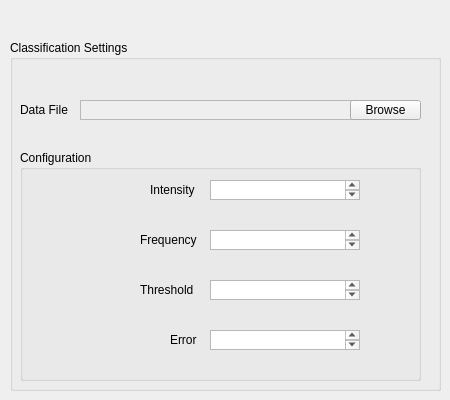
    <widget class="QWidget" name="classificationPage">
     <widget class="QGroupBox" name="ceGroupBox">
      <property name="geometry">
       <rect>
        <x>10</x>
        <y>40</y>
        <width>431</width>
        <height>351</height>
       </rect>
      </property>
      <property name="title">
       <string>Classification Settings</string>
      </property>
      <widget class="QLabel" name="dataLabel">
       <property name="geometry">
        <rect>
         <x>10</x>
         <y>60</y>
         <width>57</width>
         <height>20</height>
        </rect>
       </property>
       <property name="toolTip">
        <string>&lt;!DOCTYPE HTML PUBLIC &quot;-//W3C//DTD HTML 4.0//EN&quot; &quot;http://www.w3.org/TR/REC-html40/strict.dtd&quot;&gt;
&lt;html&gt;&lt;head&gt;&lt;meta name=&quot;qrichtext&quot; content=&quot;1&quot; /&gt;&lt;style type=&quot;text/css&quot;&gt;
p, li { white-space: pre-wrap; }
&lt;/style&gt;&lt;/head&gt;&lt;body style=&quot; font-family:'Sans Serif'; font-size:9pt; font-weight:400; font-style:normal;&quot;&gt;
&lt;table border=&quot;0&quot; style=&quot;-qt-table-type: root; margin-top:4px; margin-bottom:4px; margin-left:4px; margin-right:4px;&quot;&gt;
&lt;tr&gt;
&lt;td style=&quot;border: none;&quot;&gt;
&lt;p align=&quot;center&quot; style=&quot; margin-top:0px; margin-bottom:0px; margin-left:0px; margin-right:0px; -qt-block-indent:0; text-indent:0px;&quot;&gt;The Data File to read and write to when classifying suspects or training Nova.&lt;/p&gt;&lt;/td&gt;&lt;/tr&gt;&lt;/table&gt;&lt;/body&gt;&lt;/html&gt;</string>
       </property>
       <property name="text">
        <string>Data File</string>
       </property>
      </widget>
      <widget class="QGroupBox" name="ceConfigGroupBox">
       <property name="geometry">
        <rect>
         <x>10</x>
         <y>110</y>
         <width>401</width>
         <height>231</height>
        </rect>
       </property>
       <property name="title">
        <string>Configuration</string>
       </property>
       <widget class="QLabel" name="ceIntensityLabel">
        <property name="geometry">
         <rect>
          <x>130</x>
          <y>30</y>
          <width>60</width>
          <height>20</height>
         </rect>
        </property>
        <property name="toolTip">
         <string>&lt;!DOCTYPE HTML PUBLIC &quot;-//W3C//DTD HTML 4.0//EN&quot; &quot;http://www.w3.org/TR/REC-html40/strict.dtd&quot;&gt;
&lt;html&gt;&lt;head&gt;&lt;meta name=&quot;qrichtext&quot; content=&quot;1&quot; /&gt;&lt;style type=&quot;text/css&quot;&gt;
p, li { white-space: pre-wrap; }
&lt;/style&gt;&lt;/head&gt;&lt;body style=&quot; font-family:'Sans Serif'; font-size:9pt; font-weight:400; font-style:normal;&quot;&gt;
&lt;table border=&quot;0&quot; style=&quot;-qt-table-type: root; margin-top:4px; margin-bottom:4px; margin-left:4px; margin-right:4px;&quot;&gt;
&lt;tr&gt;
&lt;td style=&quot;border: none;&quot;&gt;
&lt;p align=&quot;center&quot; style=&quot; margin-top:0px; margin-bottom:0px; margin-left:0px; margin-right:0px; -qt-block-indent:0; text-indent:0px;&quot;&gt;How many similar points to find in classification. A higher value will increase accuracy but decrease performance.&lt;/p&gt;&lt;/td&gt;&lt;/tr&gt;&lt;/table&gt;&lt;/body&gt;&lt;/html&gt;</string>
        </property>
        <property name="text">
         <string>Intensity</string>
        </property>
       </widget>
       <widget class="QLabel" name="ceFrequencyLabel">
        <property name="geometry">
         <rect>
          <x>120</x>
          <y>80</y>
          <width>70</width>
          <height>20</height>
         </rect>
        </property>
        <property name="toolTip">
         <string>&lt;!DOCTYPE HTML PUBLIC &quot;-//W3C//DTD HTML 4.0//EN&quot; &quot;http://www.w3.org/TR/REC-html40/strict.dtd&quot;&gt;
&lt;html&gt;&lt;head&gt;&lt;meta name=&quot;qrichtext&quot; content=&quot;1&quot; /&gt;&lt;style type=&quot;text/css&quot;&gt;
p, li { white-space: pre-wrap; }
&lt;/style&gt;&lt;/head&gt;&lt;body style=&quot; font-family:'Sans Serif'; font-size:9pt; font-weight:400; font-style:normal;&quot;&gt;
&lt;table border=&quot;0&quot; style=&quot;-qt-table-type: root; margin-top:4px; margin-bottom:4px; margin-left:4px; margin-right:4px;&quot;&gt;
&lt;tr&gt;
&lt;td style=&quot;border: none;&quot;&gt;
&lt;p align=&quot;center&quot; style=&quot; margin-top:0px; margin-bottom:0px; margin-left:0px; margin-right:0px; -qt-block-indent:0; text-indent:0px;&quot;&gt;How long to wait (in seconds) before re-classifying suspects with new information.&lt;/p&gt;&lt;/td&gt;&lt;/tr&gt;&lt;/table&gt;&lt;/body&gt;&lt;/html&gt;</string>
        </property>
        <property name="text">
         <string>Frequency</string>
        </property>
       </widget>
       <widget class="QTextEdit" name="ceIntensityEdit">
        <property name="geometry">
         <rect>
          <x>190</x>
          <y>30</y>
          <width>150</width>
          <height>20</height>
         </rect>
        </property>
        <property name="toolTip">
         <string>&lt;!DOCTYPE HTML PUBLIC &quot;-//W3C//DTD HTML 4.0//EN&quot; &quot;http://www.w3.org/TR/REC-html40/strict.dtd&quot;&gt;
&lt;html&gt;&lt;head&gt;&lt;meta name=&quot;qrichtext&quot; content=&quot;1&quot; /&gt;&lt;style type=&quot;text/css&quot;&gt;
p, li { white-space: pre-wrap; }
&lt;/style&gt;&lt;/head&gt;&lt;body style=&quot; font-family:'Sans Serif'; font-size:9pt; font-weight:400; font-style:normal;&quot;&gt;
&lt;table border=&quot;0&quot; style=&quot;-qt-table-type: root; margin-top:4px; margin-bottom:4px; margin-left:4px; margin-right:4px;&quot;&gt;
&lt;tr&gt;
&lt;td style=&quot;border: none;&quot;&gt;
&lt;p align=&quot;center&quot; style=&quot; margin-top:0px; margin-bottom:0px; margin-left:0px; margin-right:0px; -qt-block-indent:0; text-indent:0px;&quot;&gt;How many similar points to find in classification. A higher value will increase accuracy but decrease performance.&lt;/p&gt;&lt;/td&gt;&lt;/tr&gt;&lt;/table&gt;&lt;/body&gt;&lt;/html&gt;</string>
        </property>
       </widget>
       <widget class="QTextEdit" name="ceFrequencyEdit">
        <property name="geometry">
         <rect>
          <x>190</x>
          <y>80</y>
          <width>150</width>
          <height>20</height>
         </rect>
        </property>
        <property name="toolTip">
         <string>&lt;!DOCTYPE HTML PUBLIC &quot;-//W3C//DTD HTML 4.0//EN&quot; &quot;http://www.w3.org/TR/REC-html40/strict.dtd&quot;&gt;
&lt;html&gt;&lt;head&gt;&lt;meta name=&quot;qrichtext&quot; content=&quot;1&quot; /&gt;&lt;style type=&quot;text/css&quot;&gt;
p, li { white-space: pre-wrap; }
&lt;/style&gt;&lt;/head&gt;&lt;body style=&quot; font-family:'Sans Serif'; font-size:9pt; font-weight:400; font-style:normal;&quot;&gt;
&lt;table border=&quot;0&quot; style=&quot;-qt-table-type: root; margin-top:4px; margin-bottom:4px; margin-left:4px; margin-right:4px;&quot;&gt;
&lt;tr&gt;
&lt;td style=&quot;border: none;&quot;&gt;
&lt;p align=&quot;center&quot; style=&quot; margin-top:0px; margin-bottom:0px; margin-left:0px; margin-right:0px; -qt-block-indent:0; text-indent:0px;&quot;&gt;How long to wait (in seconds) before re-classifying suspects with new information.&lt;/p&gt;&lt;/td&gt;&lt;/tr&gt;&lt;/table&gt;&lt;/body&gt;&lt;/html&gt;</string>
        </property>
       </widget>
       <widget class="QLabel" name="ceThresholdLabel">
        <property name="geometry">
         <rect>
          <x>120</x>
          <y>130</y>
          <width>60</width>
          <height>20</height>
         </rect>
        </property>
        <property name="toolTip">
         <string>&lt;!DOCTYPE HTML PUBLIC &quot;-//W3C//DTD HTML 4.0//EN&quot; &quot;http://www.w3.org/TR/REC-html40/strict.dtd&quot;&gt;
&lt;html&gt;&lt;head&gt;&lt;meta name=&quot;qrichtext&quot; content=&quot;1&quot; /&gt;&lt;style type=&quot;text/css&quot;&gt;
p, li { white-space: pre-wrap; }
&lt;/style&gt;&lt;/head&gt;&lt;body style=&quot; font-family:'Sans Serif'; font-size:9pt; font-weight:400; font-style:normal;&quot;&gt;
&lt;table border=&quot;0&quot; style=&quot;-qt-table-type: root; margin-top:4px; margin-bottom:4px; margin-left:4px; margin-right:4px;&quot;&gt;
&lt;tr&gt;
&lt;td style=&quot;border: none;&quot;&gt;
&lt;p align=&quot;center&quot; style=&quot; margin-top:0px; margin-bottom:0px; margin-left:0px; margin-right:0px; -qt-block-indent:0; text-indent:0px;&quot;&gt;When to consider a suspect hostile. Range is between 0 and 1. 0 is least hostile, 1 is most hostile. Default is 0.5.&lt;/p&gt;&lt;/td&gt;&lt;/tr&gt;&lt;/table&gt;&lt;/body&gt;&lt;/html&gt;</string>
        </property>
        <property name="text">
         <string>Threshold</string>
        </property>
       </widget>
       <widget class="QLabel" name="ceErrorLabel">
        <property name="geometry">
         <rect>
          <x>150</x>
          <y>180</y>
          <width>30</width>
          <height>20</height>
         </rect>
        </property>
        <property name="toolTip">
         <string>&lt;!DOCTYPE HTML PUBLIC &quot;-//W3C//DTD HTML 4.0//EN&quot; &quot;http://www.w3.org/TR/REC-html40/strict.dtd&quot;&gt;
&lt;html&gt;&lt;head&gt;&lt;meta name=&quot;qrichtext&quot; content=&quot;1&quot; /&gt;&lt;style type=&quot;text/css&quot;&gt;
p, li { white-space: pre-wrap; }
&lt;/style&gt;&lt;/head&gt;&lt;body style=&quot; font-family:'Sans Serif'; font-size:9pt; font-weight:400; font-style:normal;&quot;&gt;
&lt;table border=&quot;0&quot; style=&quot;-qt-table-type: root; margin-top:4px; margin-bottom:4px; margin-left:4px; margin-right:4px;&quot;&gt;
&lt;tr&gt;
&lt;td style=&quot;border: none;&quot;&gt;
&lt;p align=&quot;center&quot; style=&quot; margin-top:0px; margin-bottom:0px; margin-left:0px; margin-right:0px; -qt-block-indent:0; text-indent:0px;&quot;&gt;A higher error may improve performance but will decrease accuracy. Default is 0.&lt;/p&gt;&lt;/td&gt;&lt;/tr&gt;&lt;/table&gt;&lt;/body&gt;&lt;/html&gt;</string>
        </property>
        <property name="text">
         <string>Error</string>
        </property>
       </widget>
       <widget class="QTextEdit" name="ceThresholdEdit">
        <property name="geometry">
         <rect>
          <x>190</x>
          <y>130</y>
          <width>150</width>
          <height>20</height>
         </rect>
        </property>
        <property name="toolTip">
         <string>&lt;!DOCTYPE HTML PUBLIC &quot;-//W3C//DTD HTML 4.0//EN&quot; &quot;http://www.w3.org/TR/REC-html40/strict.dtd&quot;&gt;
&lt;html&gt;&lt;head&gt;&lt;meta name=&quot;qrichtext&quot; content=&quot;1&quot; /&gt;&lt;style type=&quot;text/css&quot;&gt;
p, li { white-space: pre-wrap; }
&lt;/style&gt;&lt;/head&gt;&lt;body style=&quot; font-family:'Sans Serif'; font-size:9pt; font-weight:400; font-style:normal;&quot;&gt;
&lt;table border=&quot;0&quot; style=&quot;-qt-table-type: root; margin-top:4px; margin-bottom:4px; margin-left:4px; margin-right:4px;&quot;&gt;
&lt;tr&gt;
&lt;td style=&quot;border: none;&quot;&gt;
&lt;p align=&quot;center&quot; style=&quot; margin-top:0px; margin-bottom:0px; margin-left:0px; margin-right:0px; -qt-block-indent:0; text-indent:0px;&quot;&gt;When to consider a suspect hostile. Range is between 0 and 1. 0 is least hostile, 1 is most hostile. Default is 0.5.&lt;/p&gt;&lt;/td&gt;&lt;/tr&gt;&lt;/table&gt;&lt;/body&gt;&lt;/html&gt;</string>
        </property>
       </widget>
       <widget class="QTextEdit" name="ceErrorEdit">
        <property name="geometry">
         <rect>
          <x>190</x>
          <y>180</y>
          <width>150</width>
          <height>20</height>
         </rect>
        </property>
        <property name="toolTip">
         <string>&lt;!DOCTYPE HTML PUBLIC &quot;-//W3C//DTD HTML 4.0//EN&quot; &quot;http://www.w3.org/TR/REC-html40/strict.dtd&quot;&gt;
&lt;html&gt;&lt;head&gt;&lt;meta name=&quot;qrichtext&quot; content=&quot;1&quot; /&gt;&lt;style type=&quot;text/css&quot;&gt;
p, li { white-space: pre-wrap; }
&lt;/style&gt;&lt;/head&gt;&lt;body style=&quot; font-family:'Sans Serif'; font-size:9pt; font-weight:400; font-style:normal;&quot;&gt;
&lt;table border=&quot;0&quot; style=&quot;-qt-table-type: root; margin-top:4px; margin-bottom:4px; margin-left:4px; margin-right:4px;&quot;&gt;
&lt;tr&gt;
&lt;td style=&quot;border: none;&quot;&gt;
&lt;p align=&quot;center&quot; style=&quot; margin-top:0px; margin-bottom:0px; margin-left:0px; margin-right:0px; -qt-block-indent:0; text-indent:0px;&quot;&gt;A higher error may improve performance but will decrease accuracy. Default is 0.&lt;/p&gt;&lt;/td&gt;&lt;/tr&gt;&lt;/table&gt;&lt;/body&gt;&lt;/html&gt;</string>
        </property>
       </widget>
      </widget>
      <widget class="QTextEdit" name="dataEdit">
       <property name="enabled">
        <bool>false</bool>
       </property>
       <property name="geometry">
        <rect>
         <x>70</x>
         <y>60</y>
         <width>288</width>
         <height>20</height>
        </rect>
       </property>
       <property name="toolTip">
        <string>&lt;!DOCTYPE HTML PUBLIC &quot;-//W3C//DTD HTML 4.0//EN&quot; &quot;http://www.w3.org/TR/REC-html40/strict.dtd&quot;&gt;
&lt;html&gt;&lt;head&gt;&lt;meta name=&quot;qrichtext&quot; content=&quot;1&quot; /&gt;&lt;style type=&quot;text/css&quot;&gt;
p, li { white-space: pre-wrap; }
&lt;/style&gt;&lt;/head&gt;&lt;body style=&quot; font-family:'Sans Serif'; font-size:9pt; font-weight:400; font-style:normal;&quot;&gt;
&lt;table border=&quot;0&quot; style=&quot;-qt-table-type: root; margin-top:4px; margin-bottom:4px; margin-left:4px; margin-right:4px;&quot;&gt;
&lt;tr&gt;
&lt;td style=&quot;border: none;&quot;&gt;
&lt;p align=&quot;center&quot; style=&quot; margin-top:0px; margin-bottom:0px; margin-left:0px; margin-right:0px; -qt-block-indent:0; text-indent:0px;&quot;&gt;The Data File to read and write to when classifying suspects or training Nova.&lt;/p&gt;&lt;/td&gt;&lt;/tr&gt;&lt;/table&gt;&lt;/body&gt;&lt;/html&gt;</string>
       </property>
      </widget>
      <widget class="QPushButton" name="dataButton">
       <property name="geometry">
        <rect>
         <x>340</x>
         <y>60</y>
         <width>71</width>
         <height>20</height>
        </rect>
       </property>
       <property name="toolTip">
        <string>&lt;!DOCTYPE HTML PUBLIC &quot;-//W3C//DTD HTML 4.0//EN&quot; &quot;http://www.w3.org/TR/REC-html40/strict.dtd&quot;&gt;
&lt;html&gt;&lt;head&gt;&lt;meta name=&quot;qrichtext&quot; content=&quot;1&quot; /&gt;&lt;style type=&quot;text/css&quot;&gt;
p, li { white-space: pre-wrap; }
&lt;/style&gt;&lt;/head&gt;&lt;body style=&quot; font-family:'Sans Serif'; font-size:9pt; font-weight:400; font-style:normal;&quot;&gt;
&lt;table border=&quot;0&quot; style=&quot;-qt-table-type: root; margin-top:4px; margin-bottom:4px; margin-left:4px; margin-right:4px;&quot;&gt;
&lt;tr&gt;
&lt;td style=&quot;border: none;&quot;&gt;
&lt;p align=&quot;center&quot; style=&quot; margin-top:0px; margin-bottom:0px; margin-left:0px; margin-right:0px; -qt-block-indent:0; text-indent:0px;&quot;&gt;Browse the file system for a data file.&lt;/p&gt;&lt;/td&gt;&lt;/tr&gt;&lt;/table&gt;&lt;/body&gt;&lt;/html&gt;</string>
       </property>
       <property name="text">
        <string>Browse</string>
       </property>
       <property name="flat">
        <bool>false</bool>
       </property>
      </widget>
     </widget>
    </widget>
